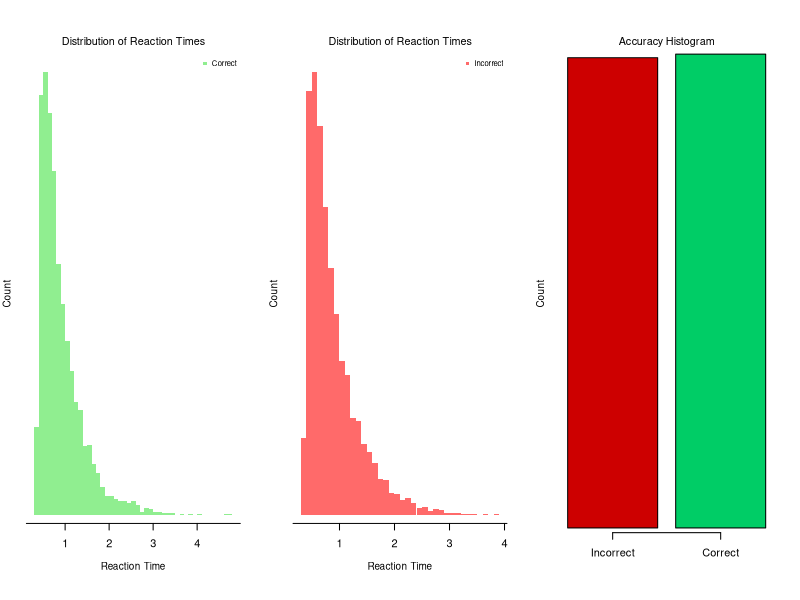

Recreate this plot in R.
## ---- chunk 1
knitr::opts_chunk$set(echo = TRUE)
## ---- chunk 2
# Part 1: Simulate single trial outcome
simulate_ddm <- function(a, v, dt, max_steps){
     x <- 0   
     random_dev <- rnorm(max_steps)  
     # Scale step changes by dt
     noise <- random_dev * sqrt(dt)
     drift <- v * dt
     
     for(i in 2:max_steps){
        this_step = drift + noise[i]
        x = x + this_step
        if(abs(x)>=(a/2)){  break  }
     }
     output <- list("RT" = (i+1)*dt, "C"  = x)
     return(output)
}

# Part 2: Simulate over 'n' trials
wdmrnd <- function(a,v,t,n){
    dt = 0.001
    max_steps = 10 / dt
    rt = rep(NA,n)
    accuracy = rep(NA,n)
    
    for(i in 1:n){
        X <- simulate_ddm(a, v, dt, max_steps)
        rt[i] <- X$RT 
        if(X$C>0){  accuracy[i] <- 1
          }else{    accuracy[i] <- 0  }
    }

    rt = rt + t
    output <- data.frame("RT" = rt, "Accuracy" = accuracy)
    return(output)
}
## ---- chunk 3
a = 1.50
v = 0.00
t = 0.30
n = 10000

data <- wdmrnd(a, v, t, n)
rt <- data$RT
accuracy <- data$Accuracy
## ---- chunk 4
par(mfrow = c(1, 3), 
    mar =c(5.1,2,4.1,2),
    bty = "o")

hist(rt[accuracy==1], ann=F, axes=F, breaks=50, col="lightgreen",
     border=NA)
mtext("Distribution of Reaction Times", 3, cex=0.65, line=0.5)
mtext("Reaction Time", 1, cex=0.6, line=2)
mtext("Count", 2, cex=0.6, line=1)
legend("topright", col="lightgreen", "Correct", pch=15, cex=0.7, bty="n")
axis(1,c(0:5),line=-0.7)

hist(rt[accuracy==0], ann=F, axes=F, breaks=50, col="indianred1",
     border=NA)
mtext("Distribution of Reaction Times", 3, cex=0.65, line=0.5)
mtext("Reaction Time", 1, cex=0.6, line=2)
mtext("Count", 2, cex=0.6, line=1)
legend("topright", col="indianred1", "Incorrect", pch=15, cex=0.7, bty="n")
axis(1,c(0:5),line=-0.7)

barplot(c(sum(1-accuracy),sum(accuracy)), ann=F, axes=F,
        col=c("red3","springgreen3"))
mtext("Accuracy Histogram", 3, cex=0.65, line=0.5)
mtext("Count", 2, cex=0.6, line=1)
axis(1,c(0.7,1.9),c("Incorrect","Correct"))
## ---- chunk 5
design_summary = function(settings){
          cat("========== EZBHDDM Design Parameters: =======\n")
          cat("Number of Participants:    ", settings$nPart,"\n")
          cat("Trials Per Person:",settings$nTrials,"\n")
          cat("Priors:\n")
          t(settings$prior)
    }
## ---- chunk 6
sample_parameters <- function(settings){
  prior <- settings$prior
  nP <- settings$nP
  bound_mean = rnorm(1,prior$bound_mean_mean,prior$bound_mean_sdev)
  drift_mean = rnorm(1,prior$drift_mean_mean,prior$drift_mean_sdev)
  nondt_mean = rnorm(1,prior$nondt_mean_mean,prior$nondt_mean_sdev)
  bound_sdev = runif(1,prior$bound_sdev_lower,prior$bound_sdev_upper)
  drift_sdev = runif(1,prior$drift_sdev_lower,prior$drift_sdev_upper)
  nondt_sdev = runif(1,prior$nondt_sdev_lower,prior$nondt_sdev_upper)
  bound = rnorm(nP,bound_mean, bound_sdev)
  drift = rnorm(nP,drift_mean, drift_sdev)
  nondt = rnorm(nP,nondt_mean, nondt_sdev)
  
  parameter_set <- list("bound_mean" = bound_mean, "drift_mean" = drift_mean,
                        "nondt_mean" = nondt_mean, "bound_sdev" = bound_sdev,
                        "drift_sdev" = drift_sdev, "nondt_sdev" = nondt_sdev,
                        "bound" = bound,   "drift" = drift,   "nondt" = nondt)
  
  return(parameter_set)
}

sample_data <- function(settings, parameter_set){
  nObs = settings$nPart*settings$nTrials
  data = matrix(NA,ncol=3,nrow=nObs)
  subID = rep(1:settings$nPart, each=settings$nTrials)
  for(i in 1:settings$nP){
      temp <- wdmrnd(a = parameter_set$bound[i], 
                     v = parameter_set$drift[i], 
                     t = parameter_set$nondt[i], 
                     n = settings$nT[i])
      data[i,2] = temp$C
      data[i,3] = temp$RT
  }
}
## ---- chunk 7
default_priors <- function(Show=TRUE){
    prior <- data.frame("bound_mean_mean" = 1.50,
                        "bound_mean_sdev" = 0.20,
                        "drift_mean_mean" = 0.00,
                        "drift_mean_sdev" = 0.50,
                        "nondt_mean_mean" = 0.30,
                        "nondt_mean_sdev" = 0.06,
                        "bound_sdev_lower" = 0.10,
                        "bound_sdev_upper" = 0.20,
                        "drift_sdev_lower" = 0.20,
                        "drift_sdev_upper" = 0.40,
                        "nondt_sdev_lower" = 0.01,
                        "nondt_sdev_upper" = 0.05)
    if(Show){
          cat("========== EZBHDDM Priors: ===============\n")
          cat("Bound Mean Mean:   ", prior$bound_mean_mean,"\n")
          cat("Bound Mean Std Dev:",prior$bound_mean_sdev,"\n")
          cat("Drift Mean Mean:   ",prior$drift_mean_mean,"\n")
          cat("Drift Mean Std Dev:",prior$drift_mean_sdev,"\n")
          cat("Non-decision Time Mean Mean:",prior$nondt_mean_mean,"\n")
          cat("Non-decision Time Mean Std: ", prior$nondt_mean_sdev,"\n")
          cat("Bound Std Dev Shape:",prior$bound_sdev_lower,"\n")
          cat("Bound Std Dev Scale:",prior$bound_sdev_upper,"\n")
          cat("Drift Std Dev Shape:",prior$drift_sdev_lower,"\n")
          cat("Drift Std Dev Scale:",prior$drift_sdev_upper,"\n")
          cat("Non-decision Time Shape:",prior$nondt_sdev_lower,"\n")
          cat("Non-decision Time Scale:",prior$nondt_sdev_upper,"\n")
    }
  return(prior)
}
## ---- chunk 8
prior <- default_priors()
